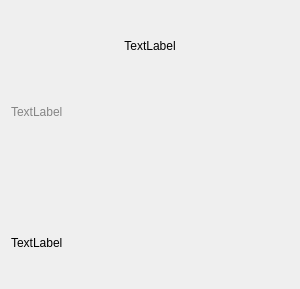
<?xml version="1.0" encoding="UTF-8"?>
<ui version="4.0">
 <class>ComicItem</class>
 <widget class="QWidget" name="ComicItem">
  <property name="geometry">
   <rect>
    <x>0</x>
    <y>0</y>
    <width>300</width>
    <height>289</height>
   </rect>
  </property>
  <property name="minimumSize">
   <size>
    <width>0</width>
    <height>0</height>
   </size>
  </property>
  <property name="maximumSize">
   <size>
    <width>16777215</width>
    <height>16777215</height>
   </size>
  </property>
  <property name="windowTitle">
   <string>Form</string>
  </property>
  <property name="styleSheet">
   <string notr="true">QToolButton
{
background-color:transparent;
  border: 0px;
  height: 0px;
  margin: 0px;
  padding: 0px;
  border-right: 0px;
  border-left: 0px;
}
QToolButton:hover  {
background-color:transparent;
  border-right: 0px;
  border-left: 0px;
}

QToolButton:pressed  {
background-color:transparent;
  border-right: 0px;
  border-left: 0px;
}

QToolButton:checked  {
background-color:transparent;
  border-right: 0px;
  border-left: 0px;
}</string>
  </property>
  <layout class="QVBoxLayout" name="verticalLayout_2">
   <item>
    <widget class="QLabel" name="picLabel">
     <property name="text">
      <string>TextLabel</string>
     </property>
     <property name="alignment">
      <set>Qt::AlignCenter</set>
     </property>
    </widget>
   </item>
   <item>
    <spacer name="verticalSpacer">
     <property name="orientation">
      <enum>Qt::Vertical</enum>
     </property>
     <property name="sizeType">
      <enum>QSizePolicy::Minimum</enum>
     </property>
     <property name="sizeHint" stdset="0">
      <size>
       <width>10</width>
       <height>10</height>
      </size>
     </property>
    </spacer>
   </item>
   <item>
    <widget class="QLabel" name="categoryLabel">
     <property name="maximumSize">
      <size>
       <width>16777215</width>
       <height>30</height>
      </size>
     </property>
     <property name="styleSheet">
      <string notr="true">color: rgb(133,133,133);
</string>
     </property>
     <property name="text">
      <string>TextLabel</string>
     </property>
    </widget>
   </item>
   <item>
    <layout class="QHBoxLayout" name="horizontalLayout_2">
     <property name="leftMargin">
      <number>0</number>
     </property>
     <property name="topMargin">
      <number>0</number>
     </property>
     <property name="rightMargin">
      <number>0</number>
     </property>
     <property name="bottomMargin">
      <number>0</number>
     </property>
     <item alignment="Qt::AlignLeft">
      <widget class="QToolButton" name="starButton">
       <property name="maximumSize">
        <size>
         <width>16777215</width>
         <height>16777215</height>
        </size>
       </property>
       <property name="styleSheet">
        <string notr="true">color: rgb(133,133,133);
background-color:transparent;</string>
       </property>
       <property name="text">
        <string/>
       </property>
      </widget>
     </item>
     <item>
      <widget class="QLabel" name="timeLabel">
       <property name="text">
        <string/>
       </property>
       <property name="alignment">
        <set>Qt::AlignLeading|Qt::AlignLeft|Qt::AlignVCenter</set>
       </property>
      </widget>
     </item>
    </layout>
   </item>
   <item>
    <widget class="QLabel" name="nameLable">
     <property name="maximumSize">
      <size>
       <width>16777215</width>
       <height>16777215</height>
      </size>
     </property>
     <property name="text">
      <string>TextLabel</string>
     </property>
    </widget>
   </item>
  </layout>
 </widget>
 <resources/>
 <connections/>
</ui>
